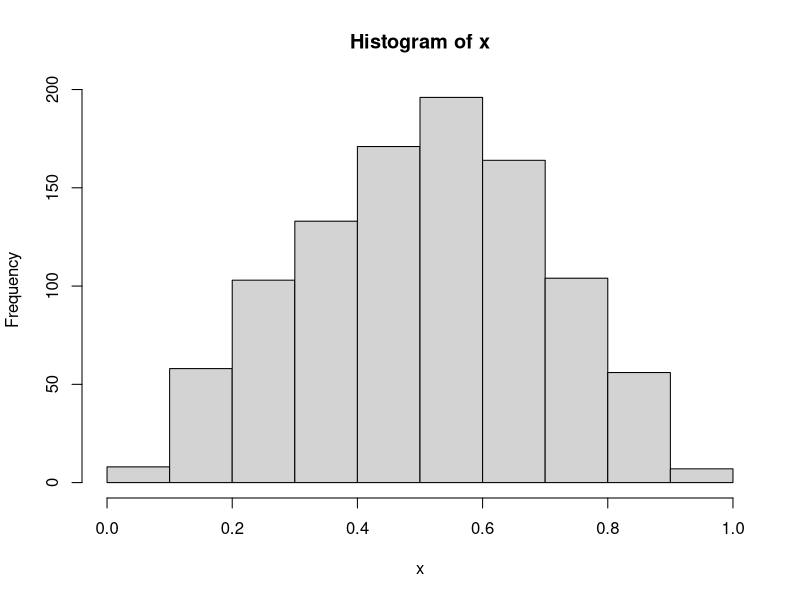
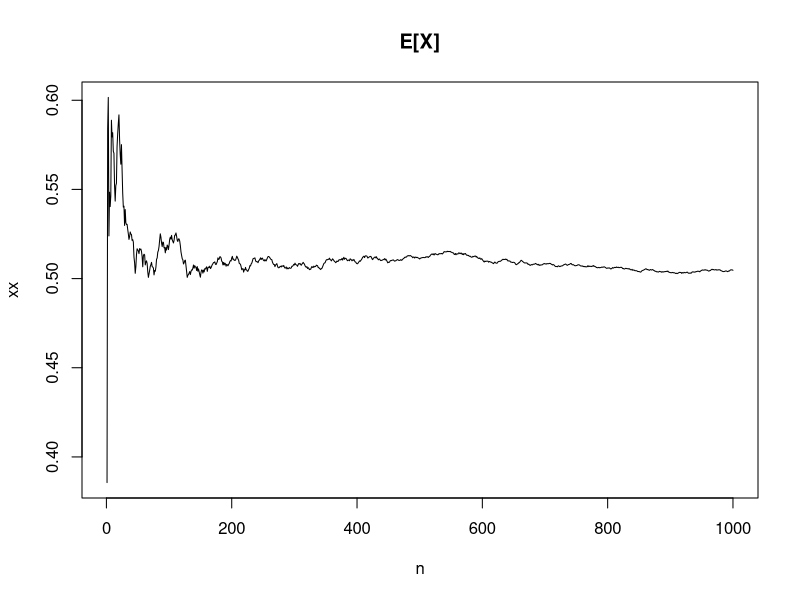

Write R code to recreate these figures, in order.
rm(llist = ls)
k<-1000
x<-rep(0,k)
c<-1.875
for (i in 1:k) {
  u1<-runif(1,0,1)#g(x)
  u2<-runif(1,0,1)#f(x)
 while (u2>=30*(u1^2-2*u1^3+u1^4)/1.875) {
   u1<-runif(1,0,1)
   u2<-runif(1,0,1)
   
 }
  
  x[i]<-u1
}
hist(x)

n<-1:k
xx<-cumsum(x)/n
plot(n,xx,main = "E[X]",type = "l")
xx[length(n)]
